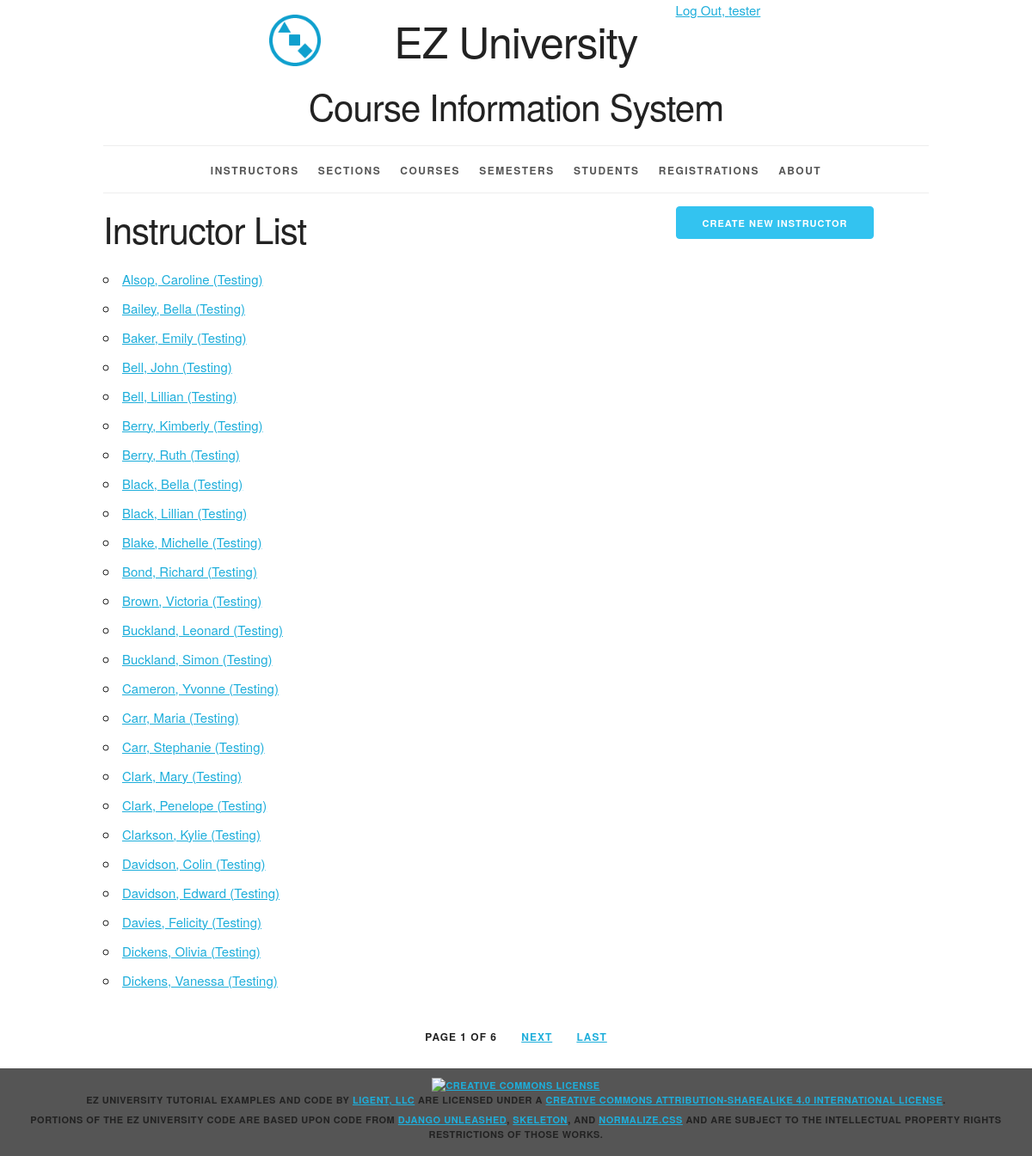
Before: /instructor/ (signed in) with the older database file.
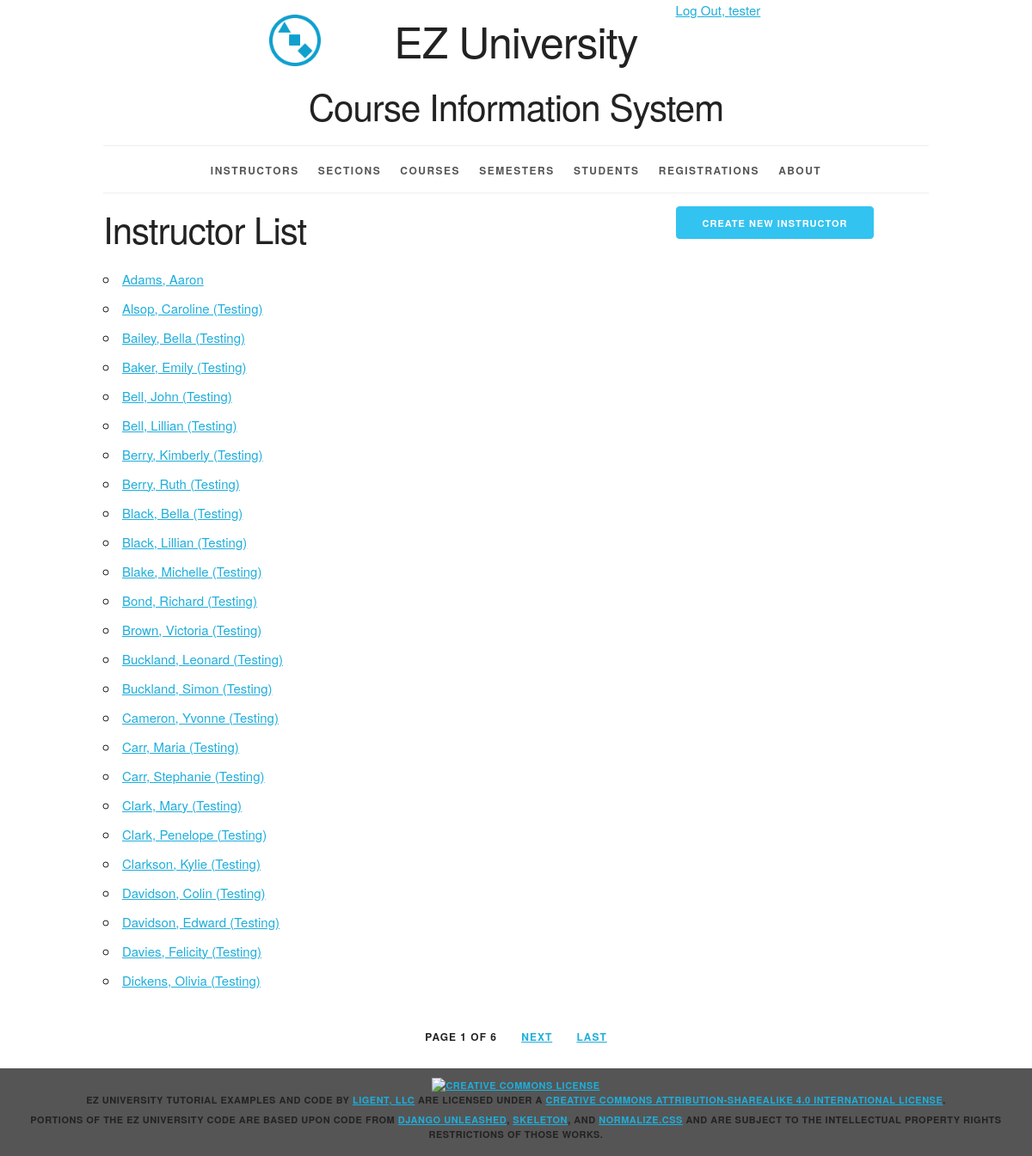
After: the same page with the newer database file.
### courseinfo/models.py (models this page shows, shortened)
class Instructor(models.Model):
    instructor_id = models.AutoField(primary_key=True)
    first_name = models.CharField(max_length=45)
    last_name = models.CharField(max_length=45)
    disambiguator = models.CharField(max_length=45, blank=True, default='')
    def __str__(self):
        result = ''
        if self.disambiguator == '':
            result = '%s, %s' % (self.last_name, self.first_name)
        else:
            result = '%s, %s (%s)' % (self.last_name, self.first_name, self.disambiguator)
        return result
    def get_absolute_url(self):
        return reverse('courseinfo_instructor_detail_urlpattern',
                       kwargs={'pk': self.pk})
    class Meta:
        ordering = ['last_name', 'first_name', 'disambiguator']
        constraints = [
            UniqueConstraint(fields=['last_name', 'first_name', 'disambiguator'], name='unique_instructor')
        ]

### courseinfo/views.py (the view)
class InstructorList(LoginRequiredMixin, PermissionRequiredMixin, PageLinksMixin, ListView):
    paginate_by = 25
    model = Instructor
    permission_required = 'courseinfo.view_instructor'

### courseinfo/utils.py (called while the page is built)
    def _page_urls(self, page_number):
        return "?{pkw}={n}".format(
            pkw=self.page_kwarg,
            n=page_number)

    def first_page(self, page):
        if page.number > 1:
            return self._page_urls(1)
        return None

    def previous_page(self, page):
        if (page.has_previous()
                and page.number > 2):
            return self._page_urls(
                page.previous_page_number())
        return None

    def next_page(self, page):
        last_page = page.paginator.num_pages
        if (page.has_next()
                and page.number < last_page - 1):
            return self._page_urls(
                page.next_page_number())
        return None

    def last_page(self, page):
        last_page = page.paginator.num_pages
        if page.number < last_page:
            return self._page_urls(last_page)
        return None

### courseinfo/templates/courseinfo/instructor_list.html (shortened to what this page needs)
{% extends 'courseinfo/base.html' %}
{% block create_button %}
    {% if perms.courseinfo.add_instructor %}
        <a
                href="{% url 'courseinfo_instructor_create_urlpattern' %}"
                class="button button-primary">
            Create New Instructor</a>
    {% endif %}
{% endblock %}
{% block org_content %}
    <h2>Instructor List</h2>
    <ul>
        {% for instructor in instructor_list %}
            <li>
                <a href="{{ instructor.get_absolute_url }}">
                    {{ instructor }}</a>
            </li>
        {% empty %}
            <li><em>There are currently no instructors available.</em></li>
        {% endfor %}
    </ul>
{% endblock %}

Changed rows visible on the page:
no longer on this page (row unchanged): Instructor: disambiguator+last_name+first_name "Dickens, Vanessa (Testing)"
added Instructor: disambiguator+last_name+first_name "Adams, Aaron"
